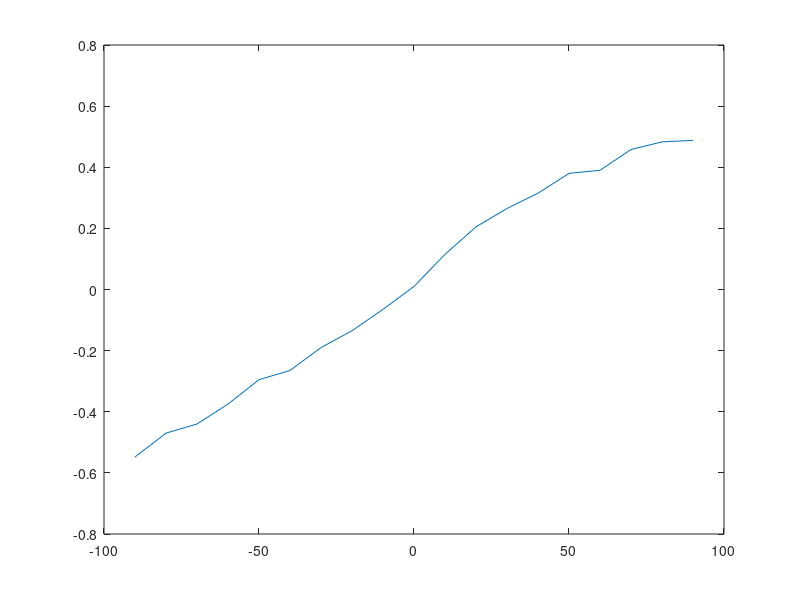

Write MATLAB code to recreate this figure. (Note: this script raises an error after producing the figure.)
intensity=[250 200 170 147 133 107 105 87 81 65];
distance=[12 14 16 18 20 22 24 26 28 30];
sz=25
scatter(distance,intensity,sz,'filled')



%----------------------------------------------------------
vitesse_brute =[447.027404785 
454.209991455 
452.414337158 
448.463928222 
450.259552001 
452.773468017 
451.696075439 
445.950012207 
451.336944580 
443.795227050 
450.259552001 
446.309143066 
444.513488769 
448.823059082 
443.795227050 
451.336944580 
445.590881347 
447.027404785 
450.977813720 
452.414337158 
454.569122314 
449.182189941 
449.900451660 
448.104797363 
447.386535644 
449.541320800 
449.900451660 
452.055206298 
451.696075439 
448.104797363 
451.696075439 
458.878692626 
447.745666503 
449.541320800 
456.364776611
454.569122314 
447.027404785 
446.668273925 
449.182189941 
449.182189941 
453.132598876 
450.618682861 
450.618682861 
448.823059082 
447.745666503 
446.309143066 
448.463928222 
452.414337158 
444.513488769 
438.049102783 
453.132598876 ]
vitesse_filted=[448.194580078
448.553710937
448.912841796
448.912841796
449.675994873
449.541320800
450.663574218
450.349334716
450.888031005
449.586181640
449.316864013
449.047485351
448.329223632
447.835418701
446.847839355
447.521209716
446.802947998
447.206970214
447.296752929
448.059906005
449.316864013
449.361755371
450.124908447
449.720886230
449.945312500
450.259552001
450.124877929
450.079986572
449.720886230
449.586212158
449.810668945
451.157379150
451.202301025
451.202301025
452.010345458
452.324554443
451.740966796
451.561431884
451.247222900
450.035156250
450.708496093
450.843139648
450.124877929
449.406616210
449.496398925
449.451538085
449.361694335
449.765747070
448.688354492
447.117156982
447.431396484]





x = linspace(0,51,51);
plot(x,vitesse_brute)

hold on

plot(x,vitesse_filted)


hold off


%------------------------------------------------------------------------
angle=linspace(-90,90,19)
phase=[-0.548 -0.47 -0.44 -0.375 -0.295 -0.265 -0.19 -0.135 -0.065 0.01 0.115 0.205 0.265 0.315 0.38 0.39 0.458 0.483 0.488 ]
p=plot(angle,phase);
p(1).Marker='*';
%------------------------------------------------------------------------------------
accele=[0 0.2 0.4 1.218 2.02 2.56 3.071 3.471 4.012 4.6 5 5.55]
vitesse=[0 0 0 182.707 304.0935 383.82 460.67 520.65 601.8125 689.800 753.36 832.733]
m=plot(accele,vitesse)
m(1).Marker='*'
